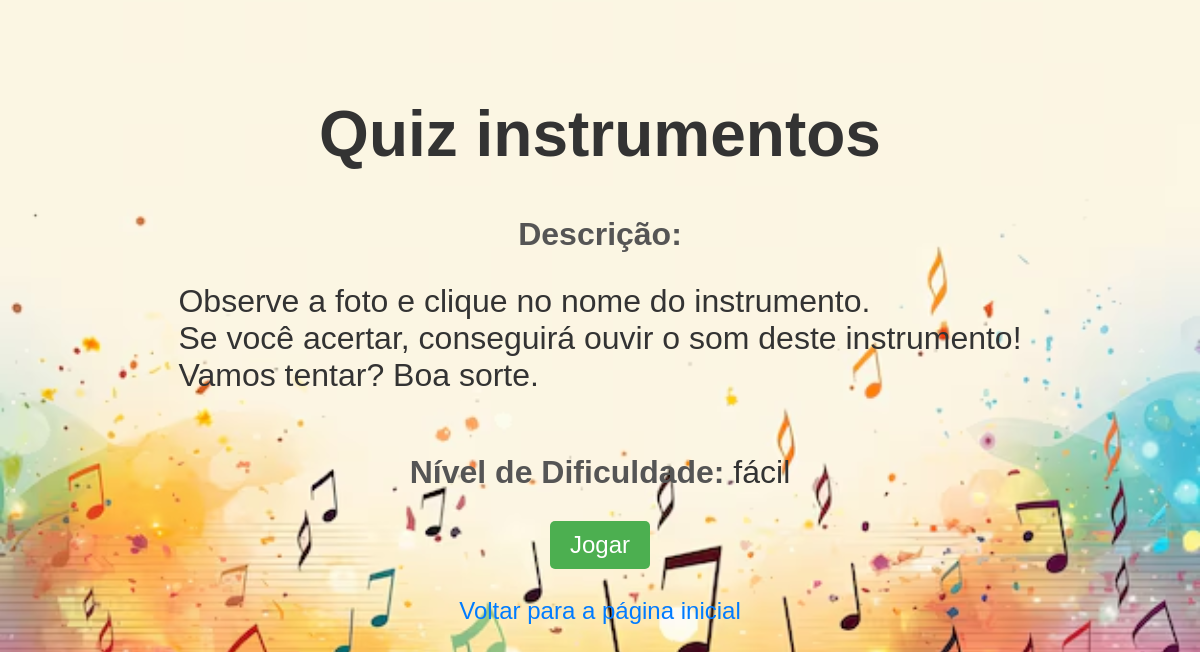
Page /jogo/1/ on the committed database.
### jogo/models.py (models this page shows, shortened)
class Jogo(models.Model):
    nome = models.CharField(max_length=100)
    descricao = models.TextField()
    nivel_dificuldade = models.CharField(max_length=50)
    url_jogo = models.CharField(max_length=200)

### jogo/views.py (the view)
# urls.py: path('jogo/<int:jogo_id>/', views.jogo_detalhes, name='jogo_detalhes'),  # URL para detalhes do jogo
def jogo_detalhes(request, jogo_id):
    jogo = get_object_or_404(Jogo, id=jogo_id)
    return render(request, 'jogo/jogo_detalhes.html', {'jogo': jogo})

### jogo/templates/jogo/jogo_detalhes.html (shortened to what this page needs)
<!DOCTYPE html>
<html lang="pt-br">
  {% load static %}
  <head>
    <link rel="stylesheet" href="{% static 'jogo/css/detalhes.css' %}" />
  </head>
  <body>
    <h1>{{ jogo.nome }}</h1>
    <p>
      <strong>Descrição:</strong> {{ jogo.descricao |linebreaks }}
    </p>
    <p>
      <strong>Nível de Dificuldade:</strong> {{ jogo.nivel_dificuldade }}
    </p>
    <a href="{{ jogo.url_jogo }}" target="_blank" class="jogar">Jogar</a>
    <br />
    <a href="{% url 'home' %}" class="voltar">Voltar para a página inicial</a>
  </body>
</html>

### jogo/static/jogo/css/detalhes.css (style rules this page uses)
body { background-image: url("../imagens/notas-musicais.avif"); background-size: cover; background-position: center; position: relative; height: 80vh; margin: 0; font-family: Arial, sans-serif; color: #333; margin: 0; padding: 20px; display: flex; flex-direction: column; align-items: center; justify-content: center; }
h1 { color: #333; font-size: 4rem; margin-bottom: 30px; }
p { font-size: 2rem; margin: 15px 10px; }
a.jogar { display: inline-block; background-color: #4CAF50; color: white; font-size: 1.5rem; padding: 10px 20px; text-decoration: none; border-radius: 5px; margin-top: 15px; transition: background-color 0.3s ease; }
a.voltar { display: inline-block; margin-top: 10px; color: #007BFF; text-decoration: none; font-size: 1.5rem; transition: color 0.3s ease; }
strong { color: #555; }

### rows in the picture
Jogo: nome "Quiz instrumentos", descricao "Observe a foto e clique no nome do instrumento. Se você acertar, conseguirá ouvir o som deste instrumento! Vamos tentar? Boa sorte.", nivel_dificuldade "fácil"
